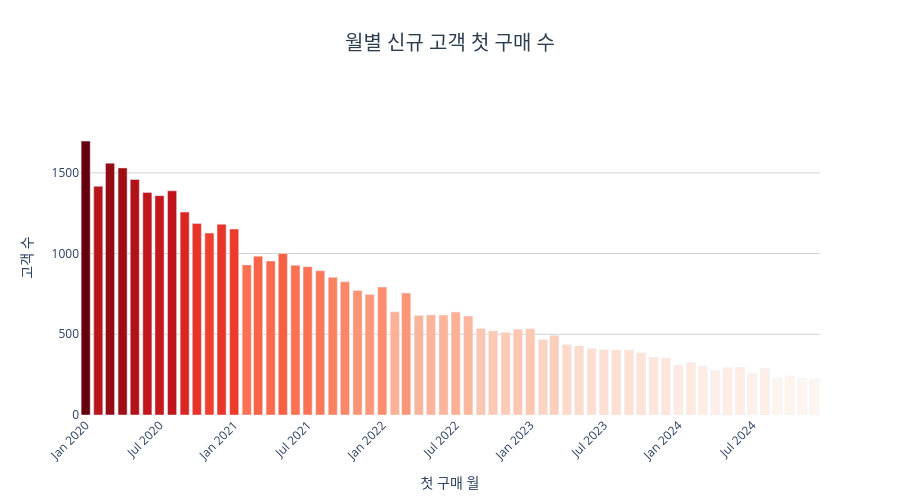

This figure's notebook cell:
### Code cell
fig = go.Figure()
fig.add_trace(go.Bar(
    x=first_purchase_count['first_purchase_month'],
    y=first_purchase_count['counts'],
    marker=dict(color=first_purchase_count['counts'], colorscale='Reds', showscale=False)
))

y_max = first_purchase_count['counts'].max()

fig.update_layout(
    title=dict(text='월별 신규 고객 첫 구매 수', x=0.5, xanchor='center', font=dict(size=20, color='#2c3e50')),
    xaxis_title='첫 구매 월',
    yaxis_title='고객 수',
    xaxis_tickangle=-45,
    plot_bgcolor='white',
    yaxis=dict(showgrid=True, gridcolor='lightgray', range=[0, y_max * 1.15]),
    height=500
)

fig.show()

### Figure 1 — Plotly figure (JSON) as saved in the notebook; plotly's stock layout.template omitted (floating-point values rounded to 4 significant figures)
{"data": [{"marker": {"color": [1697, 1417, 1560, 1531, 1459, 1379, 1359, 1389, 1257, 1187, 1127, 1182, 1152, 930, 984, 954, 1000, 928, 919, 894, 853, 825, 772, 747, 793, 639, 756, 617, 620, 619, 638, 613, 536, 521, 512, 532, 534, 467, 492, 435, 428, 411, 405, 403, 402, 385, 358, 353, 309, 325, 303, 274, 293, 296, 258, 288, 227, 241, 225, 223], "colorscale": [[0, "rgb(255,245,240)"], [0.125, "rgb(254,224,210)"], [0.25, "rgb(252,187,161)"], [0.375, "rgb(252,146,114)"], [0.5, "rgb(251,106,74)"], [0.625, "rgb(239,59,44)"], [0.75, "rgb(203,24,29)"], [0.875, "rgb(165,15,21)"], [1, "rgb(103,0,13)"]], "showscale": false}, "type": "bar", "x": ["2020-01", "2020-02", "2020-03", "2020-04", "2020-05", "2020-06", "2020-07", "2020-08", "2020-09", "2020-10", "2020-11", "2020-12", "2021-01", "2021-02", "2021-03", "2021-04", "2021-05", "2021-06", "2021-07", "2021-08", "2021-09", "2021-10", "2021-11", "2021-12", "2022-01", "2022-02", "2022-03", "2022-04", "2022-05", "2022-06", "2022-07", "2022-08", "2022-09", "2022-10", "2022-11", "2022-12", "2023-01", "2023-02", "2023-03", "2023-04", "2023-05", "2023-06", "2023-07", "2023-08", "2023-09", "2023-10", "2023-11", "2023-12", "2024-01", "2024-02", "2024-03", "2024-04", "2024-05", "2024-06", "2024-07", "2024-08", "2024-09", "2024-10", "2024-11", "2024-12"], "y": [1697, 1417, 1560, 1531, 1459, 1379, 1359, 1389, 1257, 1187, 1127, 1182, 1152, 930, 984, 954, 1000, 928, 919, 894, 853, 825, 772, 747, 793, 639, 756, 617, 620, 619, 638, 613, 536, 521, 512, 532, 534, 467, 492, 435, 428, 411, 405, 403, 402, 385, 358, 353, 309, 325, 303, 274, 293, 296, 258, 288, 227, 241, 225, 223]}], "layout": {"height": 500, "plot_bgcolor": "white", "title": {"font": {"color": "#2c3e50", "size": 20}, "text": "월별 신규 고객 첫 구매 수", "x": 0.5, "xanchor": "center"}, "xaxis": {"tickangle": -45, "title": {"text": "첫 구매 월"}}, "yaxis": {"gridcolor": "lightgray", "range": [0, 1952.0], "showgrid": true, "title": {"text": "고객 수"}}}}
